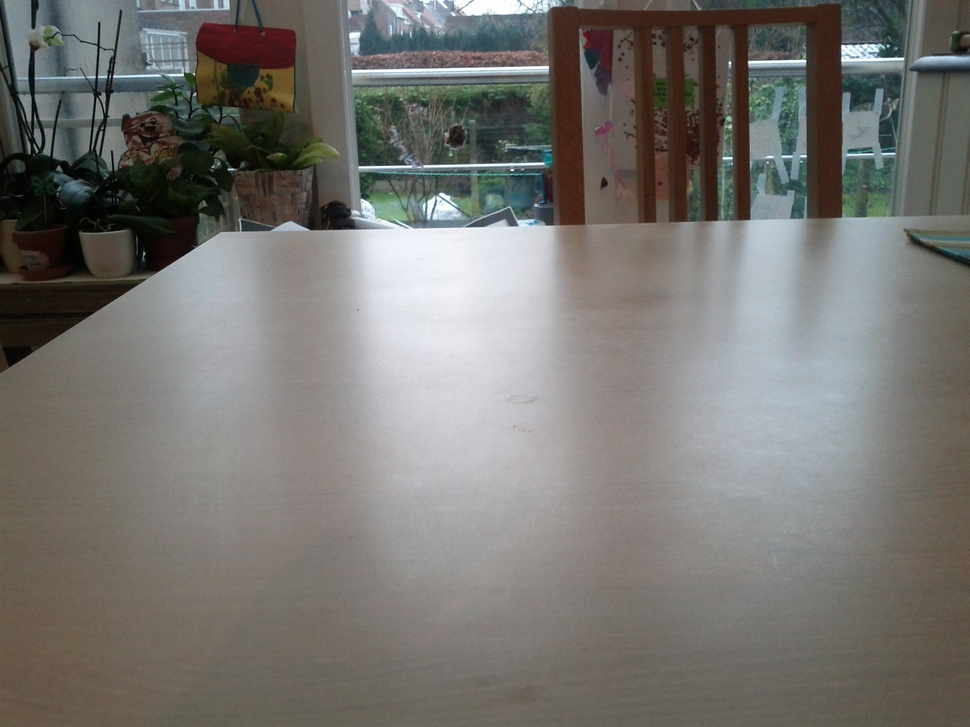
//> input picture books/Learning_OpenCV/Chapter05/exercises/coffee_cup1.jpg, 970 x 727 px, shrunk from 2560 x 1920 before the run
$ ./exercise5-04 coffee_cup1.jpg coffee_cup2.jpg   (built with g++ and OpenCV 4)
//> lines starting //> are read from the running program, lines starting //| are printed output that depends on the picture
/**
 * Exercise 5-4.
 *
 * A) It isn't black because there are small differences between the pictures.
 *
 * B) See code.
 *
 * C) See code.
 *
 * D) TODO: explain difference between cleandiff and dirtydiff.
 *
 */

#include "cv.h"
#include "highgui.h"

int main( int argc, char** argv ) {

    IplImage* src1 = cvLoadImage( argv[1] );
//> src1 is the input picture: 727 rows x 970 cols, CV_8UC3; mean B, G, R 113.1, 116.8, 118.4
    IplImage* src2 = cvLoadImage( argv[2] );
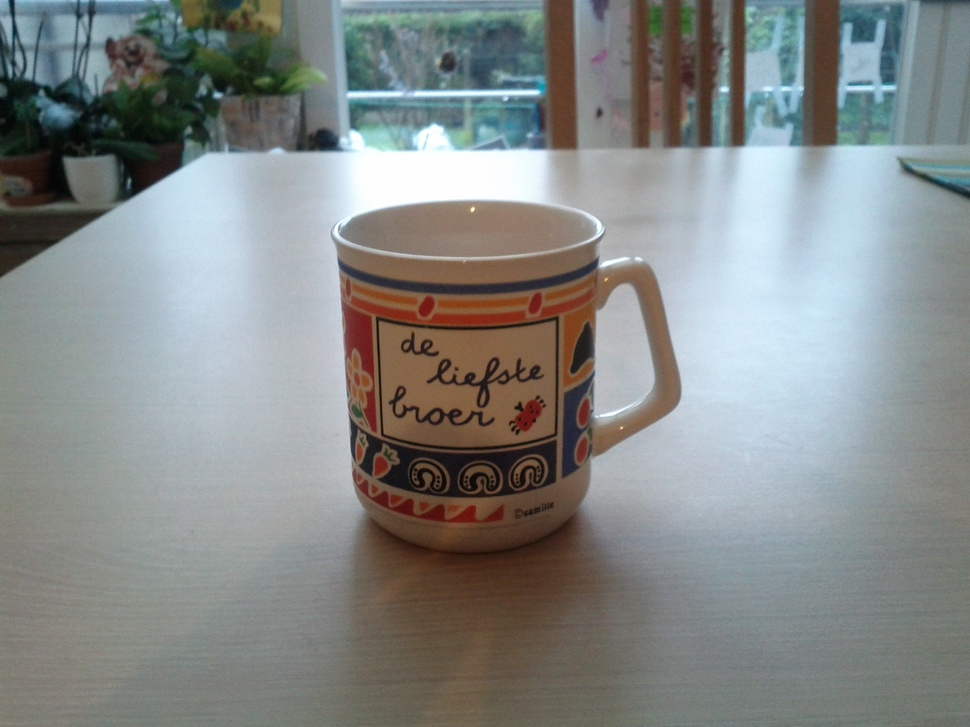
//> input picture books/Learning_OpenCV/Chapter05/exercises/coffee_cup2.jpg, 970 x 727 px, shrunk from 2560 x 1920 before the run
//> src2 is the input picture: 727 rows x 970 cols, CV_8UC3; mean B, G, R 135.3, 136.5, 132.6
    IplImage* diff12 = cvCreateImage( cvGetSize(src1), src1->depth, src1->nChannels );
    IplImage* cleandiff = cvCreateImage( cvGetSize(src1), src1->depth, src1->nChannels );
    IplImage* dirtydiff = cvCreateImage( cvGetSize(src1), src1->depth, src1->nChannels );

    cvAbsDiff(src1, src2, diff12);
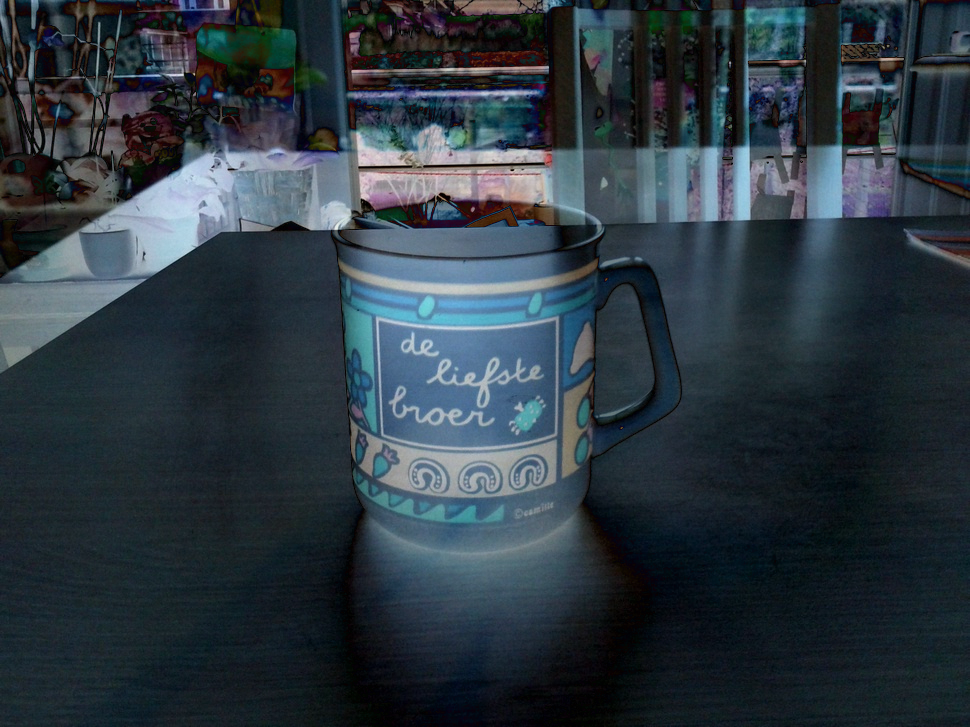
//> diff12: 727 rows x 970 cols, CV_8UC3; mean B, G, R 64.8, 56.4, 44.8

    cvErode(diff12, cleandiff);
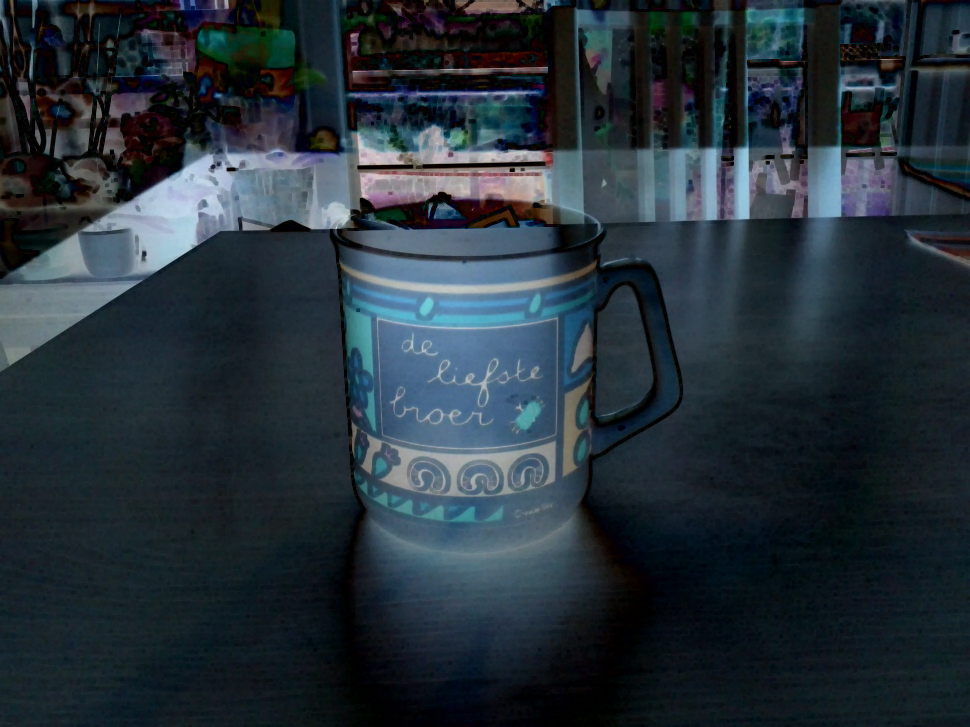
//> cleandiff: 727 rows x 970 cols, CV_8UC3; mean B, G, R 57.2, 48.9, 37.4
    cvDilate(cleandiff, cleandiff);

    cvDilate(diff12, dirtydiff);
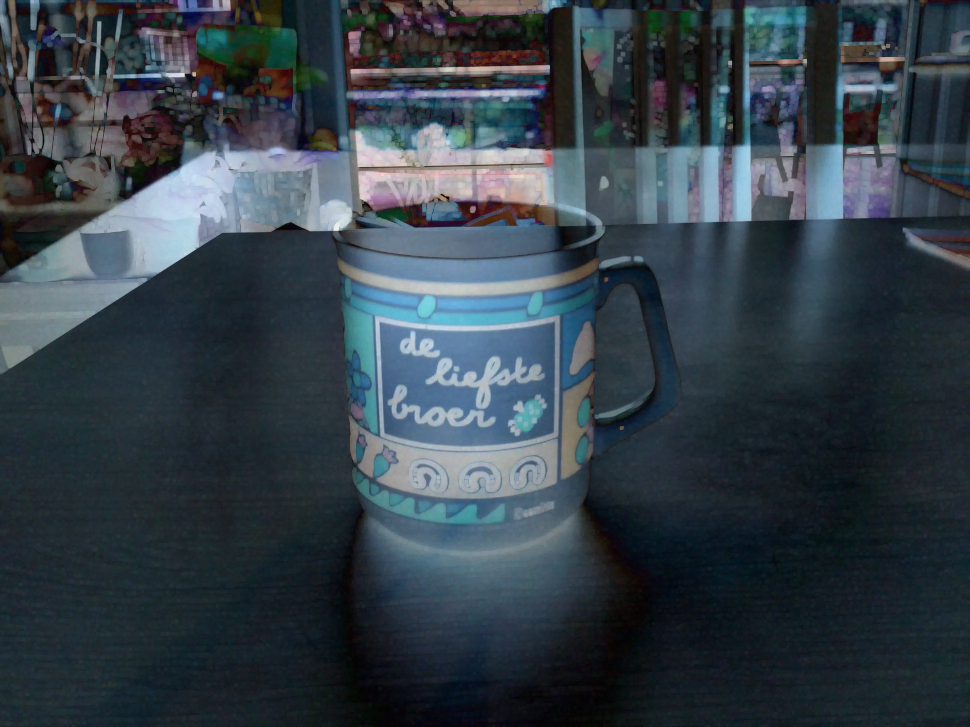
//> dirtydiff: 727 rows x 970 cols, CV_8UC3; mean B, G, R 72.4, 63.9, 52.3
    cvErode(dirtydiff, dirtydiff);

    cvNamedWindow("Exercise 5-4: |src1-src2|");
    cvShowImage("Exercise 5-4: |src1-src2|", diff12);

    cvNamedWindow("Exercise 5-4: cleandiff");
    cvShowImage("Exercise 5-4: cleandiff", cleandiff);

    cvNamedWindow("Exercise 5-4: dirtydiff");
    cvShowImage("Exercise 5-4: dirtydiff", dirtydiff);

    cvWaitKey(0);

    cvReleaseImage( &src1 );
    cvReleaseImage( &src2 );
    cvReleaseImage( &diff12 );
    cvReleaseImage( &cleandiff );
    cvReleaseImage( &dirtydiff );

    cvDestroyWindow("Exercise 5-4: |src1-src2|");
    cvDestroyWindow("Exercise 5-4: cleandiff");
    cvDestroyWindow("Exercise 5-4: dirtydiff");

    return 0;

}
